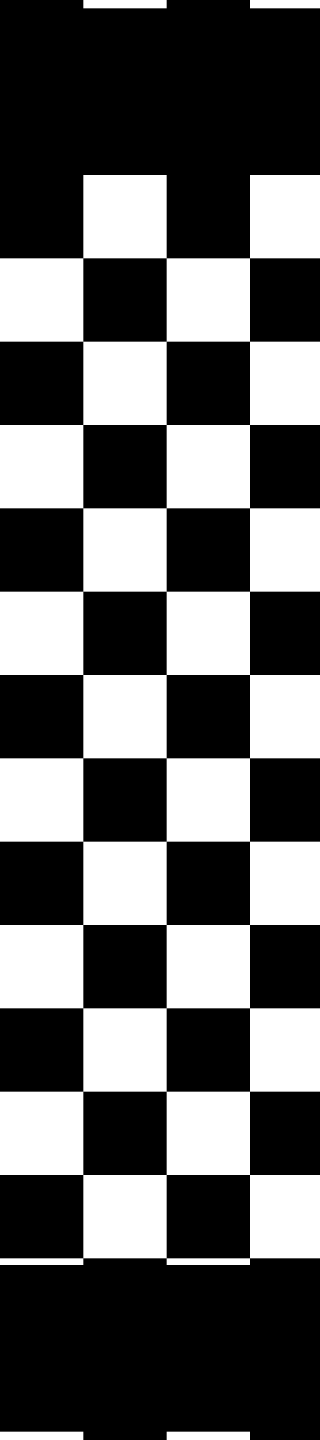
#> input picture test/grid_1920x8640_500px.bmp, 1920 x 8640 px (shown at 1/6 size)
$ python -i working_file.py   (imports and definitions only)
#> lines starting #> are read from the running program, lines starting #| are printed output that depends on the picture; after the words box and inside, x2 and y2 are one past the last pixel; in counts of white or black regions, pixels touching at a corner belong together
### lux4600/grayscale.py
from PIL import Image
from typing import Iterator

# [23 lines left out: functions add_buffer, split_image, not called in this run]

def multiply_image(img:Image, factor:int) -> Iterator[Image.Image]:

    """
    Multiply an image by a factor by splitting it into N images with thresholded grayscales.

    Args:
        img (Image): The image to be split.
        factor (int): The number of images to split the image into.
            WARNING: must be between 1 and 256. 0 will not generate any images.

    Yields:
        Image: The next image in the sequence of images. The image is split into N images with thresholded grayscales, where the threshold is calculated as i * 255 // factor.
    """
    for i in range(0, factor):

        threshold = i * 255 // factor

        yield img.point(lambda p: 255 if p > threshold else 0)

def stitch_images(images:Iterator[Image.Image], stitched_height) -> Image.Image:
    """
    Stitch a list of images together vertically.

    Args:
        images (Iterator[Image.Image]): The images to be stitched together.
        stitched_height (int): The height of the stitched image.


    Returns:
        Image.Image: The stitched image.
    """

    new_img = Image.new('L', (1920, stitched_height))

    y_offset = 0
    for img in images:
        new_img.paste(img, (0, y_offset))
        y_offset += img.height

    return new_img


# [12 lines that do not run on import are left out]


### lux4600/img.py
from PIL import Image
from typing import Iterator
from . import grayscale


class Strip:
    '''A class representing a 1-bit strip of an image to be sent to the projector.'''

    def __init__(self, image:Image.Image, inum:int):
        """
        Constructor for Strip class.

        Args:
            image (Image.Image): A PIL Image object representing the strip to be sent to the projector.
                - The image will be converted to 1-bit mode
                - The image should generally be 1920 pixels wide
            inum (int): The inum of the strip to be sent to the projector.
                - The inum should be less than 65536 and greater than or equal to 0

        Attributes:
            image (Image.Image): A PIL Image object representing the strip to be sent to the projector.
            width (int): The width of the strip in pixels.
            height (int): The height of the strip in pixels.
            inum (int): The inum of the strip to be sent to the projector.
            packets (Iterator[bytes]): A generator that yields the packets of the strip to be sent to the projector.
        """
        self.image = image

        self.image = self.image.convert("1", dither=Image.NONE) # Convert image to 1-bit mode with no dithering

        self.width, self.height = self.image.size
        self.inum = inum

    # [86 lines left out: functions to_packets, get_packet_range, get_packet, get_bin_image_data, not called in this run]


    def show(self):
        self.image.show()

    def save(self, file_path:str):
        self.image.save(file_path)


class StripValueError(ValueError):
    """Exception raised for parameter value errors in the Strip class."""

    # [34 lines left out: functions check_packet_size, check_inum_size, not called in this run]


class Grayscale:

    # [45 lines left out: functions __init__, get_strips, show, save_strips, not called in this run]

class GrayscaleValueError(ValueError):
    """Exception raised for parameter value errors in the Grayscale class."""

    # [21 lines left out: function check_level, not called in this run]

### lux4600/projector.py
import socket
import struct
from . import records
from .img import Strip
from .seq import Sequencer
from .rle import encode_rle_image_type5
import time


class Projector:

    def __init__(self, server_ip, server_port, image_data_port, timeout=10):

        self.client_socket = socket.socket(socket.AF_INET, socket.SOCK_DGRAM)
        self.SERVER_IP = server_ip
        self.SERVER_PORT = server_port
        self.IMAGE_DATA_PORT = image_data_port
        self.client_socket.settimeout(timeout)

    # [266 lines left out: functions send, check_connection, send_strip, send_image_rle, send_sequencer, check_sequencer_error and 1 more, not called in this run]

    def stop_sequencer(self):
        r = self.send(records.SetSequencerState(1, False).bytes())

    def reset_projector(self):
        r = self.send(records.SetSequencerState(2, True).bytes())

    def enable_sequencer(self):
        r = self.send(records.SetSequencerState(2, False).bytes())


### lux4600/seq.py
from typing import BinaryIO, Iterator
#
# Base code for handling .seq files.
# Short scripts removed from classes to improve readability and clarity.#
#
class Sequencer:
	'''A class for handling .seq files.'''

	def __init__(self, file_path:str, chunk_size:int=1440):
		'''Initialize a Sequencer object with a file path.

		Args:
		    file_path (str): The path to the sequence file to open.
		'''
		self.file_path = file_path
		self.chunk_size = chunk_size

		self.file = self.open().read()

		self.packets = self.to_packets(self.file)

	def open(self) -> BinaryIO:
		'''Open a sequence file and return the file object.'''

		return open(self.file_path, 'rb')

	# [24 lines left out: functions read, to_packets, not called in this run]


class SequencerValueError(ValueError):
	'''Custom exception for Sequencer class.'''

	# [15 lines left out: function check_chunk_size, not called in this run]

### axes.py
from zaber_motion import Units, wait_all
from zaber_motion.ascii import Axis, Connection, Device, Lockstep
from typing import List
import asyncio

class ZaberAxes():
    """
    Class representing the Zaber Axes.

    This class provides methods to connect to Zaber devices, home the axes, get positions, and perform boundary checks.

    Attributes:
        MAxis: Zaber device for the meter long axis.
        ZAxis: Zaber device for the z-axis.
        XAxis: Zaber device for the x-axis.
        YAxis: Zaber device for the y-axis.
    """

    def __init__(self, COMPort:str):

        self.COMPort = COMPort
        self.connectionStatus = True

        device_list = self._connect()

        try:
            self.MAxis = device_list[0].get_axis(1)
        except Exception as e:
            print("Could not get meter long axis"); self.connectionStatus = False
            self.MAxis = None

        try:
            self.ZAxis = device_list[1].get_axis(1)
        except Exception as e:
            print("Could not get z axis"); self.connectionStatus = False
            self.ZAxis = None

        try:
            self.XAxis = device_list[2].get_axis(3)
        except Exception as e:
            print("Could not get x axis"); self.connectionStatus = False
            self.XAxis = None

        try:
            self.YAxis = device_list[2].get_lockstep(1)
            if not self.YAxis.is_enabled():
                self.YAxis.enable(1, 2)
        except Exception as e:
            print("Could not get y axis"); self.connectionStatus = False
            self.YAxis = None

        if self.connectionStatus:
            print("Connected to all devices")

            self.axes:List[Axis] = [self.XAxis, self.YAxis, self.ZAxis] # excludes M Axis

        else: print("WARNING: Some axes are not connected")

        return

    def _connect(self) -> list[Device]:

        try:
            connection = Connection.open_serial_port(self.COMPort)
            connection.enable_alerts()

            device_list = connection.detect_devices()
            print("Found {} devices".format(len(device_list)))

        except Exception as e:
            print(e)
            print(f"Could not connect to {self.COMPort}")
            self.connectionStatus = False

        return device_list

    # [102 lines left out: functions getPositions, get_position, home, scroll, increment_layer, increment_lateral and 2 more, not called in this run]


### working_file.py
from lux4600 import *
from lux4600.projector import Projector
from lux4600.img import Strip
from lux4600.seq import Sequencer
from lux4600.grayscale import split_image, multiply_image, stitch_images
from PIL import Image
import time, sys

'''
Author: David Alexander
Date: 2025-12-05
Last updated: 2025-12-05

This script shows an example print for the reduced area printing process.
It is a simplified version of the scrolling grayscale print, where only one grayscale
strip is used in every layer.

The overall process is as follows:
    0. Before running this script, create an image 2880x3240 pixels in size.
        - FULL_WIDTH = 2880
        - FULL_HEIGHT = 3240
       This can be a grayscale image or a color image. The color image will be converted to grayscale.

    1. The image is split into two grayscale strips of 1920 pixels wide and 3240 rows tall.
        - GS_STRIP_WIDTH = 1920
        - GS_STRIP_HEIGHT = FULL_HEIGHT
       There will be an overlap of 960 pixels between the strips. (1920 * 2 = 2880 = 960 * 3)
        - OVERLAP = 960

    2. The two grayscale strips are "scaled" over the overlap, so that the sum of the two overlap
        regions is equal to the original value.
    3. The strips are then multiplied by 6 to create 6 grayscale images.
        - FACTOR = 6

    4. The grayscale images are stitched together to create a single image.
    5. The stitched image is then uploaded to the projector.
    6. The sequencer is then created and uploaded to the projector.
    TODO
    7. The projector and axes are started simulteanously for a single layer.
    8. The projector and X-Y axes are stopped after the layer is complete. Z axes increments.
        - LAYER_HEIGHT = 0.5 (mm)

    --> Repeat steps 6 and 7 for some number of layers.
        - LAYERS = 5
'''
def preprocess_grayscale_image(filepath):
    # Constants
#> called with filepath = 'test/grid_1920x8640_500px.bmp'
    FULL_WIDTH = 2880 # width of pre-processed grayscale image
    FULL_HEIGHT = 3240 # height of pre-processed grayscale image

    GS_STRIP_WIDTH = 1920 # width of each strip
    # OVERLAP = 960 # overlap between the two strips
    OVERLAP = GS_STRIP_WIDTH * 2 - FULL_WIDTH

    # FULL_WIDTH = GS_STRIP_WIDTH * 2 - OVERLAP

    FACTOR = 6 # grayscale multiplication factor

    # Step 0: Load the grayscale image
    full_grayscale_image = Image.open(filepath)
#> full_grayscale_image is the input picture: PIL image 1920x8640 1; 38.3% white; 5 white regions, box (x1, y1, x2, y2) and area: (0, 1050, 1920, 7590) 6260000, (500, 0, 1000, 50) 25000, (0, 8590, 500, 8640) 25000, (1000, 8590, 1500, 8640) 25000, (1500, 0, 1920, 50) 21000

    # Step 1: Split the image into strips
    left_strip = Image.new('L', (GS_STRIP_WIDTH, FULL_HEIGHT), 0)  # 'L' mode ensures 8-bit grayscale
#> left_strip: PIL image 1920x3240 L; every value is 0
    left_strip.paste(full_grayscale_image.crop((0, 0, GS_STRIP_WIDTH, FULL_HEIGHT)), (0, 0))
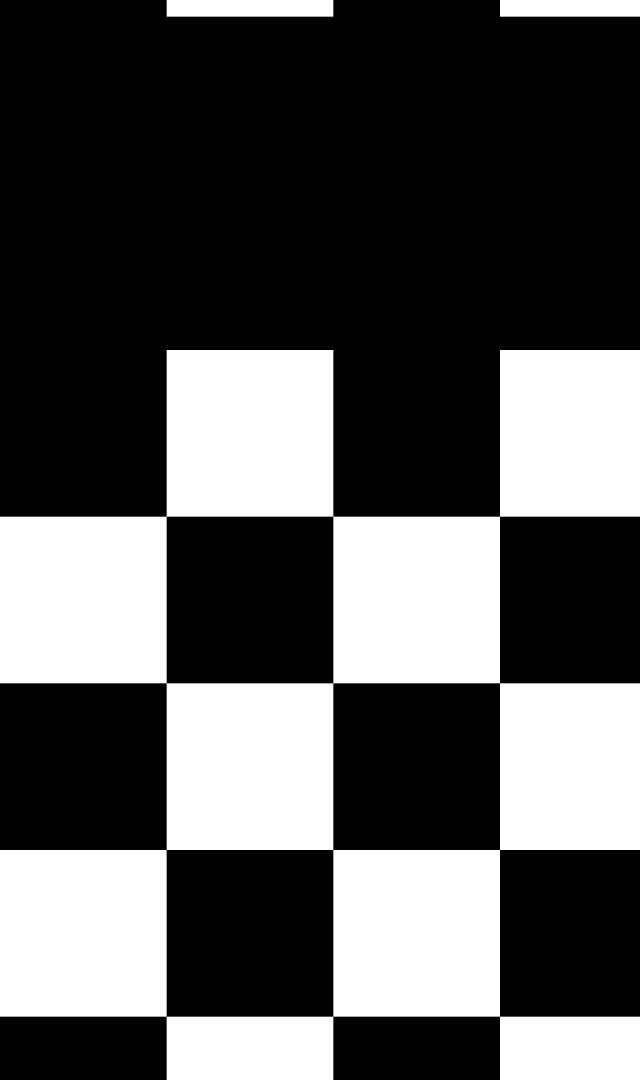
#> left_strip: PIL image 1920x3240 L (shown at 1/3 size); 34.4% white; 3 white regions, box (x1, y1, x2, y2) and area: (0, 1050, 1920, 3240) 2094800, (500, 0, 1000, 50) 25000, (1500, 0, 1920, 50) 21000

    right_strip = Image.new('L', (GS_STRIP_WIDTH, FULL_HEIGHT), 0)  # 'L' mode ensures 8-bit grayscale
    right_strip.paste(full_grayscale_image.crop((GS_STRIP_WIDTH//2, 0, FULL_WIDTH, FULL_HEIGHT)), (0, 0))
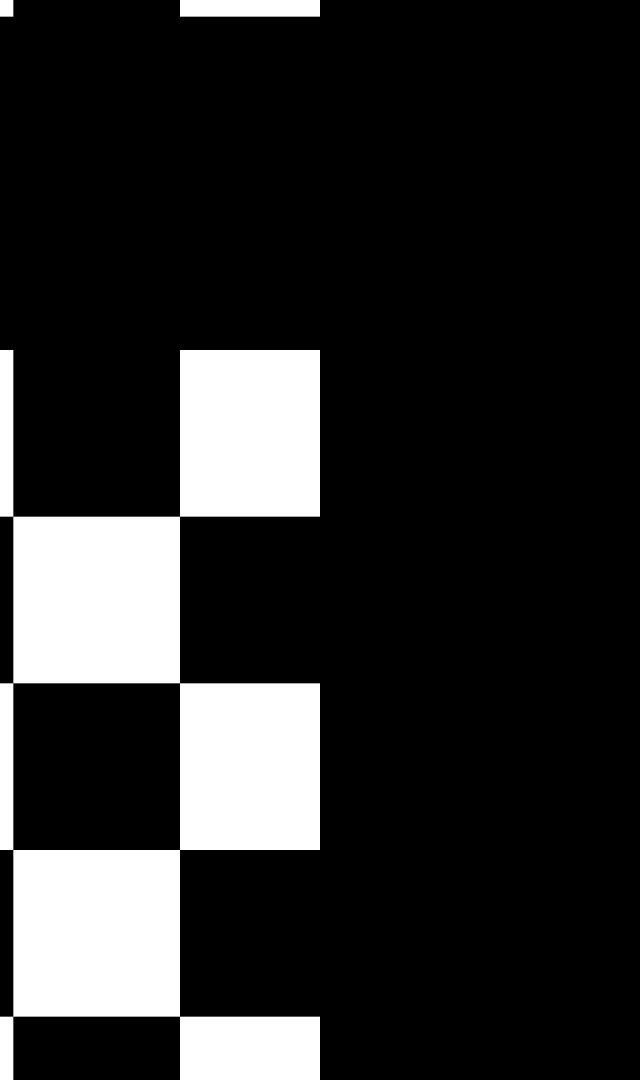
#> right_strip: PIL image 1920x3240 L (shown at 1/3 size); 17.2% white; 3 white regions, box (x1, y1, x2, y2) and area: (0, 1050, 960, 3240) 1047400, (540, 0, 960, 50) 21000, (0, 0, 40, 50) 2000

    # Step 2: Scale the strips over the overlap

    def scale_overlap(strip:Image.Image, side:str) -> Image.Image:
#> called with side = 'L'
        for y in range(0, FULL_HEIGHT):

            # Note: this indexing only works because the overlap is 960 pixels wide
            # and the strips are 1920 pixels wide. If the overlap is changed, this
            # indexing will need to be changed as well.
            for x in range(0, OVERLAP):

                # Linear overlap scaling functions
                if side == 'L':
                    func = lambda x, current: int((current / OVERLAP) * (OVERLAP - x))
                    pixel_x = x + OVERLAP
                elif side == 'R':
                    func = lambda x, current: int((current / OVERLAP) * x)
                    pixel_x = x
                else:
                    raise ValueError("Invalid side. Use 'L' or 'R'.")

                pixel_y = y # for clarity

                val = strip.getpixel((pixel_x, pixel_y)) # New grayscale value for left strip

                if val > 0:
                    strip.putpixel((pixel_x, pixel_y), func(x, val))
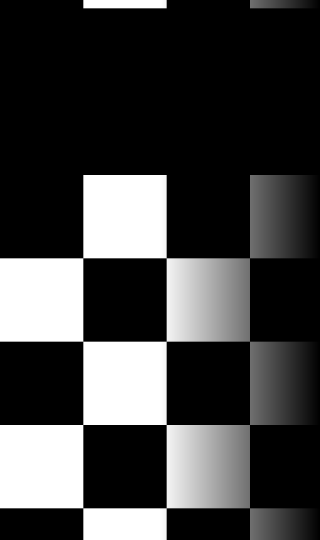
#> strip: PIL image 1920x3240 L (shown at 1/6 size); min 0, max 255, mean 64.8
        return strip

    left_strip = scale_overlap(left_strip, 'L')
    right_strip = scale_overlap(right_strip, 'R')
#> call 2 of scale_overlap, with side = 'R'
#> after the loop in scale_overlap (call 2), `for y in range(0, FULL_HEIGHT):`:
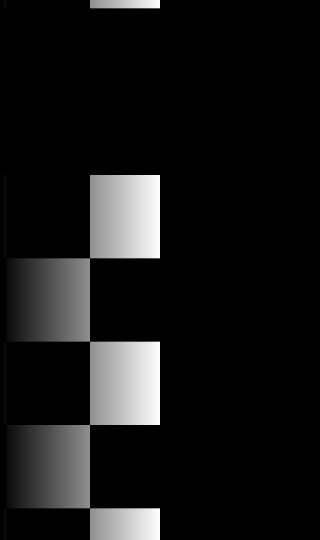
#> strip: PIL image 1920x3240 L (shown at 1/6 size); min 0, max 254, mean 22.8

    # Step 3: Multiply the strips by the factor
    left_strip_images = multiply_image(left_strip, FACTOR)
    grayscale_strip = Strip(stitch_images(left_strip_images, FULL_HEIGHT * FACTOR * 2), 0)
#> after the loop in stitch_images, `for img in images:`:
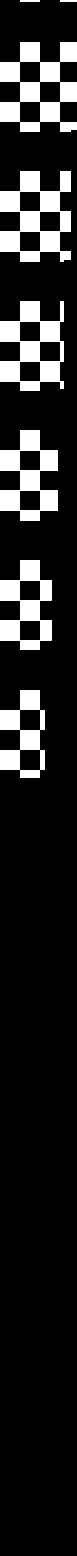
#> new_img: PIL image 1920x38880 L (shown at 1/25 size); 13.4% white; 8 white regions, largest, box (x1, y1, x2, y2) and area: (0, 1050, 1917, 3290) 2129180, (0, 4290, 1759, 6530) 1933060, (0, 7530, 1597, 9770) 1735430
#> after the loop in stitch_images, `for img in images:`: y_offset = 19440

    right_strip_images = multiply_image(right_strip, FACTOR)
    right_strip_images = stitch_images(right_strip_images, FULL_HEIGHT * FACTOR)
#> call 2 of stitch_images, with stitched_height = 19440
#> after the loop in stitch_images (call 2), `for img in images:`:
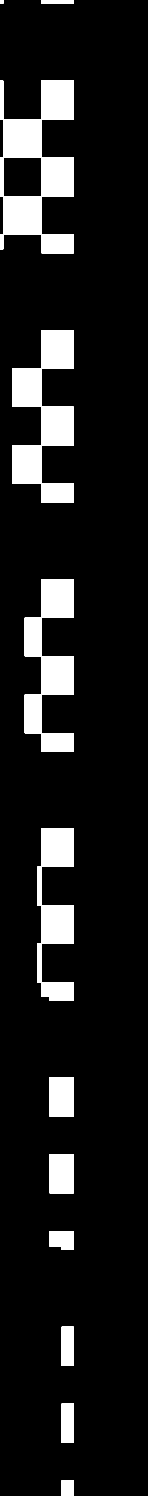
#> new_img: PIL image 1920x19440 L (shown at 1/13 size); 10.4% white; 12 white regions, largest, box (x1, y1, x2, y2) and area: (4, 1050, 960, 3290) 1063640, (162, 4290, 960, 6530) 898800, (324, 7530, 960, 9770) 736800

    # Step 4: Stitch the images together
    grayscale_strip.image.paste(right_strip_images, (0, FULL_HEIGHT * FACTOR))
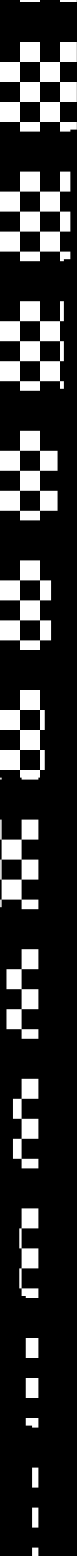
#> grayscale_strip.image: PIL image 1920x38880 1 (shown at 1/25 size); 18.6% white; 19 white regions, largest, box (x1, y1, x2, y2) and area: (0, 1050, 1917, 3290) 2129180, (0, 4290, 1759, 6530) 1933060, (0, 7530, 1597, 9770) 1735430

    return grayscale_strip

# Step 5: Upload the stitched image to the projector
# [1 line that did not run here, left out]

# [1 line not run here, left out]

# # Comment this out if image has already been uploaded since
# # the projector was last powered on to save time.
# grayscale_strip = preprocess_grayscale_image()
# projector.send_strip(grayscale_strip)

# Step 6: Create the sequencer files for left and right strips
# [4 lines that did not run here, left out]

# TODO: Step 7: Start the projector and axes simultaneously for a single layer
import axes
from zaber_motion import Units, wait_all

# [1 line not run here, left out]
# [1 line that did not run here, left out]
# zaber_axes.home()

Z_START = 100 # mm, initial z position
X_START = 60 # mm, initial x position
Y_START = 50 # mm, initial y position

# [3 lines not run here, left out]

LAYER_HEIGHT = 0.4
LAYERS = 6

# Set LED driver amplitude to 1500 (0 TO 4095)
# Ensure water cooling system is functional if amplitude > 100
# [1 line not run here, left out]

#
# THESE ARE CAREFULLY CALIBRATED VALUES
# TODO: verify with celestron handheld microscope from the natural resources library
#
SCROLLING_VELOCITY = 1.8 # mm/s
SCROLLING_DIST = 23.2 # mm
LATERAL_INCREMENT = 10 # mm
#


# [30 lines not run here, left out]

>>> result = preprocess_grayscale_image('test/grid_1920x8640_500px.bmp')

$ run again, on generated_images/1.png
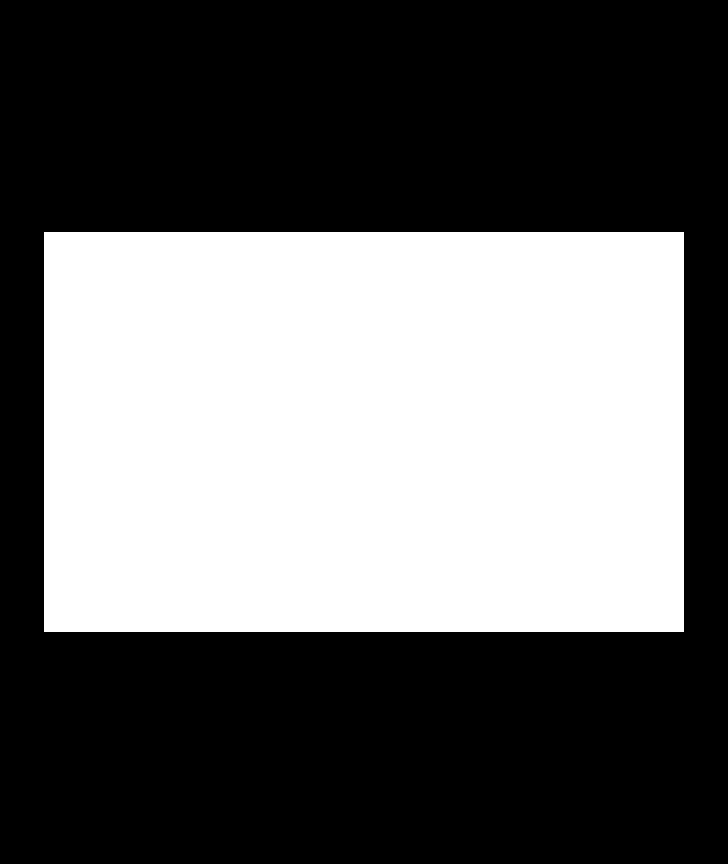
#> input picture generated_images/1.png, 3640 x 4320 px (shown at 1/5 size)
#> in preprocess_grayscale_image, full_grayscale_image is the input picture: PIL image 3640x4320 L; 40.7% white; 1 white region, box (x1, y1, x2, y2) and area: (220, 1160, 3420, 3160) 6400000
#> right_strip: PIL image 1920x3240 L; 61.7% white; 2 black regions, box (x1, y1, x2, y2) and area: (0, 0, 1920, 1160) 2227200, (0, 3160, 1920, 3240) 153600
#> after the loop in stitch_images, `for img in images:`: y_offset = 19440
#> after the loop in stitch_images (call 2), `for img in images:`:
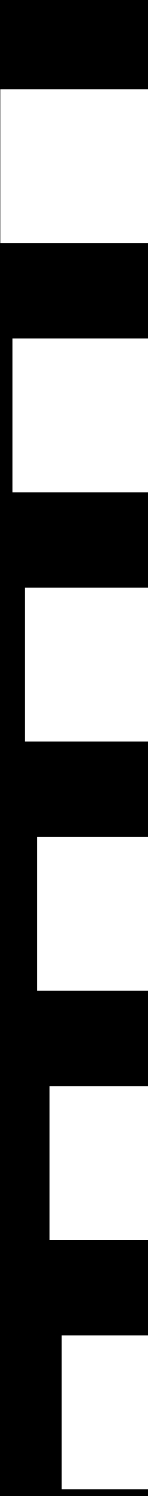
#> new_img: PIL image 1920x19440 L (shown at 1/13 size); 48.8% white; 6 white regions, box (x1, y1, x2, y2) and area: (4, 1160, 1920, 3160) 3832000, (162, 4400, 1920, 6400) 3516000, (324, 7640, 1920, 9640) 3192000, (482, 10880, 1920, 12880) 2876000, (644, 14120, 1920, 16120) 2552000, (802, 17360, 1920, 19360) 2236000
#> in preprocess_grayscale_image, `grayscale_strip.image.paste(right_strip_images, (0, FULL_HEIGHT * FACT..`:
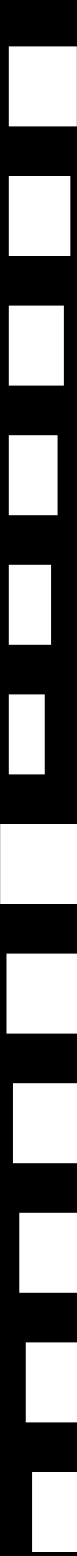
#> grayscale_strip.image: PIL image 1920x38880 1 (shown at 1/25 size); 45.3% white; 12 white regions, largest, box (x1, y1, x2, y2) and area: (4, 20600, 1920, 22600) 3832000, (162, 23840, 1920, 25840) 3516000, (220, 1160, 1917, 3160) 3394000
